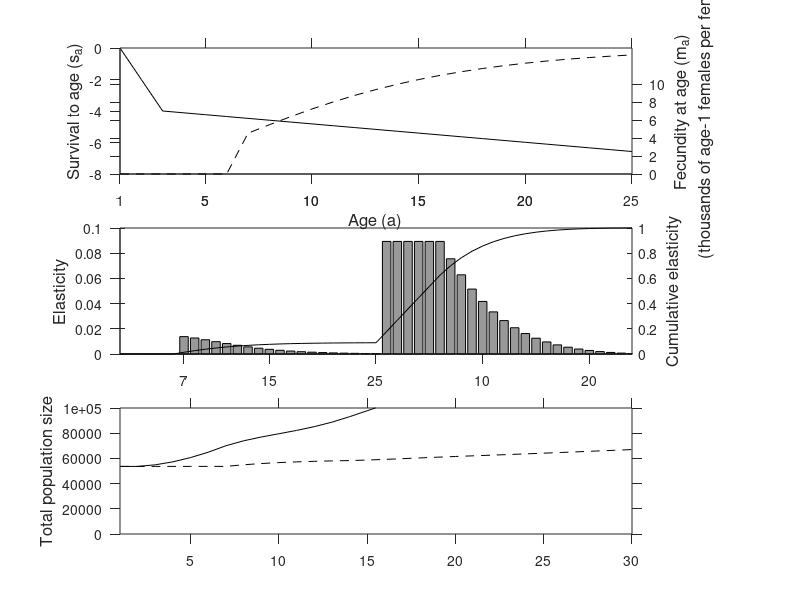
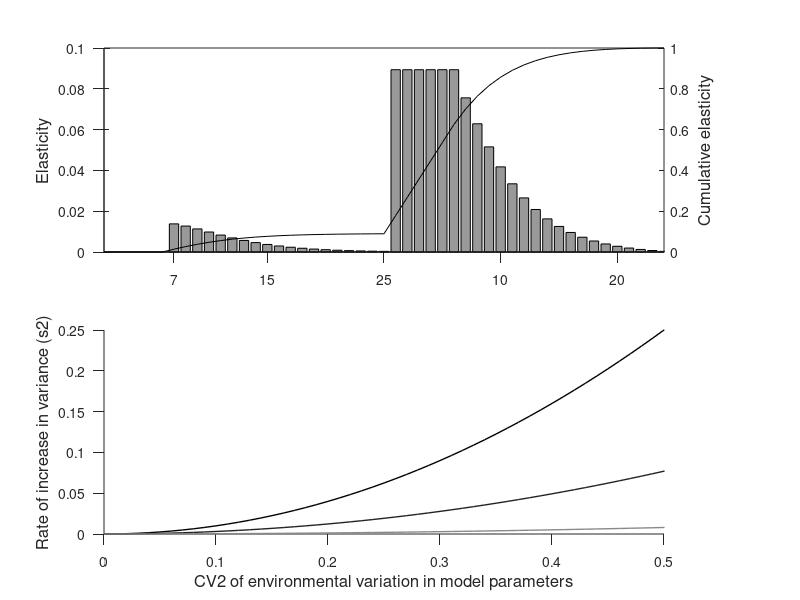

Write MATLAB code to recreate these figures, in order.
function totoaba

% Analysis of Totoaba model, based on Cisneros-Mata et al. (1995a, Ecol Appl)

A = 25; % 25 year classes
S = [0.01,0.01 repmat(0.764,1,22)]; % length A-1 survival vector 
Linf = 169.9; k = 0.152; t0 = -0.61; % von Bertalanffy parameters
Len = Linf*(1 - exp(-k*((1:A)-t0))); % length-at-age, from Cisneros-Mata et al. (1995b, Con Bio)
F = Len.^3; % assume fecundity proportional to length
F(1:6) = 0; % immature ages

% Assemble Leslie matrix:
L = [diag(S), zeros(length(S),1)];
L = [F; L];

% Rescale fecundity so that lambda = 1
l = max(eig(L)); % lambda
d = abs( l - 1); % difference between lambda & 1
%d = 0;
while d > 1e-4
    if l > 1
        L(1,:) = L(1,:)*0.99; % downscale
    else
        L(1,:) = L(1,:)*1.01; % downscale
    end
    l = max(eig(L)); % lambda
    d = abs( l - 1); % difference between lambda & 1
end

% Elasticities:
% first get the dominant eigenvectors:
[W,Ls,V]=eig(L);
Ls = diag(Ls);
maxL = Ls==max(Ls);
W = W(:,maxL);
V = V(:,maxL);

% fecundity elasticities:
eF = V(1).*W'.*L(1,:)./l./dot(V,W);

% survival elasticities:
eS = V(2:end).*W(1:end-1).*S(:)./l./dot(V,W);

E = [eF(:);eS(:)];

% Project the model:
Lfec = L;
Lfec(1,:) = Lfec(1,:).*1.10; % 25% increase in fecundity
Lsurv = L;
Lsurv(2:6,:) = Lsurv(2:6,:)*1.10; % 25% increase in juvenile survival

T = 50;
Nf = nan(A,T);
N0 = W./W(end)*100; % initial population has 100 age-25 individuals
Nf(:,1) = N0;
Ns = Nf;
for t = 2:T
    Nf(:,t) = Lfec*Nf(:,t-1);
    Ns(:,t) = Lsurv*Ns(:,t-1);
end



% Figure:
% Top panel: survival & fecundity vs. age
figure(1)
clf
set(gcf,'units','cent','position',[2 30 9 21])

subplot(3,1,1)
set(gca,'position',[0.15 0.71 0.64 0.21])
cumS = [1,cumprod(S)];
hold on
pS = plot(1:A,log10(cumS),'k-');
set(gca,'color','none',...
        'ytick',[-8:2:0],'ylim',[-8 0],...
        'tickdir','out','ticklength',[0.02 0.02],...
        'xlim',[1 25],'xtick',[1 5 10 15 20])

ylabel('Survival to age (s_a)','fontsize',12)
axes('position',get(gca,'position'))
pA = plot(1:A,L(1,:),'k--');
set(gca,'yaxislocation','right',...
        'color','none',...
        'ytick',[0:2e3:10e3],'yticklabel',0:2:10,...
        'tickdir','out','ticklength',[0.02 0.02],...
        'xlim',[1 25])
ylabel({'Fecundity at age (m_a)';'(thousands of age-1 females per female)'},'fontsize',12)
xlabel('Age (a)','fontsize',12)

subplot(3,1,2)
set(gca,'position',[0.15 0.41 0.64 0.21])
hold on
bar(E,'facecolor',[0.6 0.6 0.6])
set(gca,'color','none',...
        'ytick',0:0.02:0.1,'ylim',[0 0.1],...
        'tickdir','out','ticklength',[0.02 0.02],...
        'xtick',[7 15 25 25+[10 20]],'xticklabel',[7 15 25 10 20],'xlim',[1 49])
ylabel('Elasticity','fontsize',12)
axes('position',get(gca,'position'))
plot(cumsum(E),'k-')
set(gca,'yaxislocation','right',...
        'color','none',... 
        'ytick',0:0.2:1,'ylim',[0 1],...
        'xtick',[],...
        'xlim',[1 49])
ylabel('Cumulative elasticity','fontsize',12)

subplot(3,1,3)
set(gca,'position',[0.15 0.11 0.64 0.21])
hold on
plot(1:T,sum(Nf(7:end,:)),'k--')
plot(1:T,sum(Ns(7:end,:)),'k-')
set(gca,'color','none',...
        'ytick',0:0.2e5:3e5,'ylim',[0 1e5],...
        'tickdir','out','ticklength',[0.02 0.02],...
        'xtick',0:5:30,'xlim',[1 30])
ylabel('Total population size','fontsize',12)
box on


% For Chapter 8, calculate the long-term variance in log(N) under
% different scenarios of environmental variability.
CV = 0:0.01:0.8;
Sig = nan(length(CV),6);
% block diagonal matrix for correlations among each set of parameters
Dm = [ones(25),zeros(25,24);...
      zeros(2,25),ones(2,2),zeros(2,22);...
      zeros(4,27),ones(4,4),zeros(4,18);...
      zeros(18,31),ones(18,18)];

  
for c = 1:length(CV)
% 1: r = 1, all parameters vary
D = ones(length(E))*CV(c)^2;
Sig(c,1) = E(:)'*D*E(:);

% 2 r = 1 only within parameter sets
Sig(c,2) = E(:)'*Dm*E(:)*CV(c)^2;

% 3: r = 0, only pre-adult survival
D = ones(4)*CV(c)^2;
Etmp = E((length(eF)+3):(length(eF)+6));
Sig(c,3) = Etmp(:)'*D*Etmp(:);

% 4: r = 0, only adult survival
D = ones(18)*CV(c)^2;
Etmp = E(32:end);
Sig(c,4) = Etmp(:)'*D*Etmp(:);

% 5: r = 0, only juvenile survival
D = ones(2)*CV(c)^2;
Etmp = E((length(eF)+1):(length(eF)+2));
Sig(c,5) = Etmp(:)'*D*Etmp(:);

% 6: r = 0, only reproduction
D = ones(25)*CV(c)^2;
Etmp = E(1:25);
Sig(c,6) = Etmp(:)'*D*Etmp(:);

% 7: r = 0, all parameters vary independently
D = eye(length(E))*CV(c)^2;
Sig(c,7) = E(:)'*D*E(:);
end

figure(2)
clf
set(gcf,'units','cent','position',[5 30 9 18])

% Plot elasticities again
subplot(2,1,1)
set(gca,'position',[0.13 0.58 0.7 0.34])
hold on
bar(E,'facecolor',[0.6 0.6 0.6])
set(gca,'color','none',...
        'ytick',0:0.02:0.1,'ylim',[0 0.1],...
        'tickdir','out','ticklength',[0.02 0.02],...
        'xtick',[7 15 25 25+[10 20]],'xticklabel',[7 15 25 10 20],'xlim',[1 49])
ylabel('Elasticity','fontsize',12)
axes('position',get(gca,'position'))
plot(cumsum(E),'k-')
set(gca,'yaxislocation','right',...
        'color','none',... 
        'ytick',0:0.2:1,'ylim',[0 1],...
        'xtick',[],...
        'xlim',[1 49])
ylabel('Cumulative elasticity','fontsize',12)

% Plot with full-scale y-axis
subplot(2,1,2)
hold on
Col=repmat(linspace(0,0.8,7)',[1,3]); % colormap
for c = [1 2 5]
%plot(CV.^2,Sig(:,c),'color',Col(c,:),'linewidth',1)
plot(CV,Sig(:,c),'color',Col(c,:),'linewidth',1)
end
set(gca,'ytick',0:0.05:1,'ylim',[0 0.25],...
        'tickdir','out','ticklength',[0.02 0.02],...
        'xtick',0:0.1:1,'xlim',[0 0.5],...
        'fontsize',10)
    Pos = get(gca,'position');
set(gca,'position',[Pos(1:2) 0.7 0.34])
ylabel('Rate of increase in variance (s2)','fontsize',12)
xlabel('CV2 of environmental variation in model parameters','fontsize',12)

